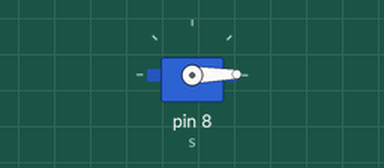
Simulated run of this sketch. Board: Arduino Uno, built with avr-gcc and run on an emulated ATmega328P. Parts: servo.

Above: at 0.05 s.
At 1.6 s:
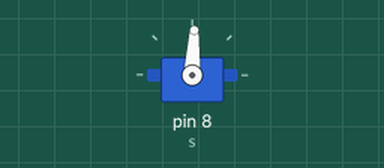
At 3.15 s:
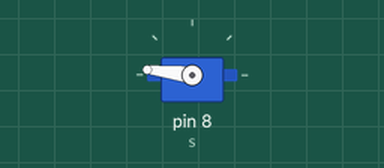
At 6.25 s:
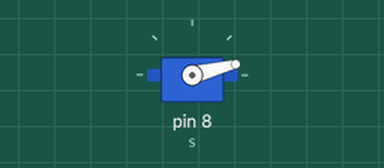
Timing chart, 0 to 8.5 s (numbered marks = the images above):
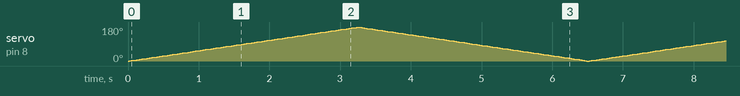

The sketch:

sketch_mar21d.ino
```cpp
#include<Servo.h>
Servo s ; // create servo object ;
void setup ()
{
s.attach (8) ; // control signal on pin 8
}

void loop ()
{


s.write(0); //intital to zero

//takes three secinds to reach 180
for(int i=1 ; i<=3000;i++){
    delay(1);
  s.write(0.06*i);
  //for each ms we rotate by 0.06 degree.
}

//takes three seconds to reach 0 from 180
for(int i=2999 ; i>=0;i--){
  delay(1);
  s.write(0.06*i);
}

}
```
